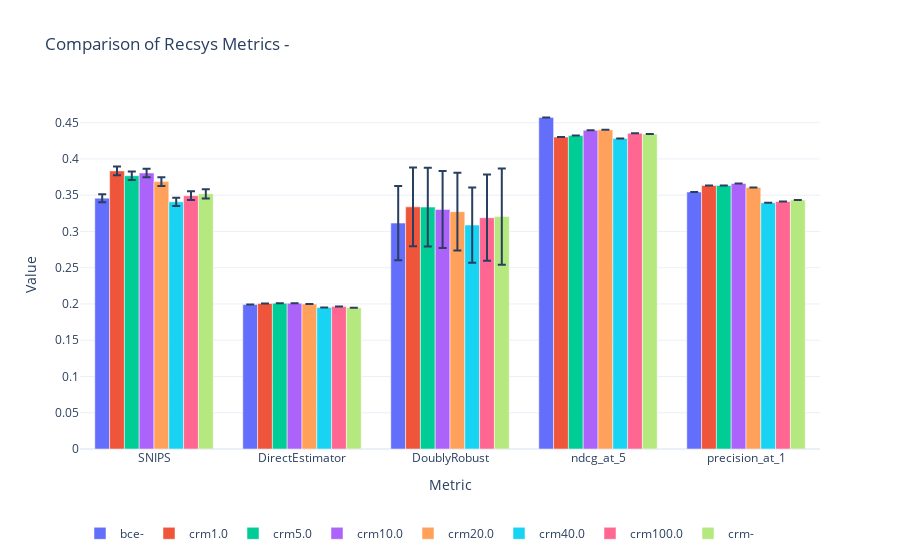

This figure's notebook cell:
### Code cell
columns  = ['SNIPS', 'DirectEstimator', 'DoublyRobust', 'ndcg_at_5', 'precision_at_1']
strategy = ''

data_metrics = df_results.set_index('name')#[(df_results['loss_function'] == strategy)]# .strategy.head()
confidence_metrics = get_confidente_metrics(data_metrics, columns)
plot_bar(data_metrics[columns], confidence = confidence_metrics, title="Comparison of Recsys Metrics - " + strategy)

### Figure 1 — Plotly figure (JSON) as saved in the notebook; plotly's stock layout.template omitted (floating-point values rounded to 4 significant figures)
{"data": [{"error_y": {"array": [0.005548, null, 0.05127, null, null], "type": "data"}, "name": "bce-", "type": "bar", "x": ["SNIPS", "DirectEstimator", "DoublyRobust", "ndcg_at_5", "precision_at_1"], "y": [0.3459, 0.1991, 0.3115, 0.4572, 0.3544]}, {"error_y": {"array": [0.00594, null, 0.05429, null, null], "type": "data"}, "name": "crm1.0", "type": "bar", "x": ["SNIPS", "DirectEstimator", "DoublyRobust", "ndcg_at_5", "precision_at_1"], "y": [0.3835, 0.2007, 0.3339, 0.4301, 0.3634]}, {"error_y": {"array": [0.005805, null, 0.0543, null, null], "type": "data"}, "name": "crm5.0", "type": "bar", "x": ["SNIPS", "DirectEstimator", "DoublyRobust", "ndcg_at_5", "precision_at_1"], "y": [0.3769, 0.2011, 0.3336, 0.4322, 0.3634]}, {"error_y": {"array": [0.005924, null, 0.05312, null, null], "type": "data"}, "name": "crm10.0", "type": "bar", "x": ["SNIPS", "DirectEstimator", "DoublyRobust", "ndcg_at_5", "precision_at_1"], "y": [0.3806, 0.2009, 0.3302, 0.4395, 0.366]}, {"error_y": {"array": [0.005927, null, 0.05358, null, null], "type": "data"}, "name": "crm20.0", "type": "bar", "x": ["SNIPS", "DirectEstimator", "DoublyRobust", "ndcg_at_5", "precision_at_1"], "y": [0.3687, 0.1999, 0.3273, 0.4401, 0.3607]}, {"error_y": {"array": [0.00561, null, 0.05188, null, null], "type": "data"}, "name": "crm40.0", "type": "bar", "x": ["SNIPS", "DirectEstimator", "DoublyRobust", "ndcg_at_5", "precision_at_1"], "y": [0.3408, 0.195, 0.3088, 0.4283, 0.3395]}, {"error_y": {"array": [0.006151, null, 0.05949, null, null], "type": "data"}, "name": "crm100.0", "type": "bar", "x": ["SNIPS", "DirectEstimator", "DoublyRobust", "ndcg_at_5", "precision_at_1"], "y": [0.3493, 0.1964, 0.3189, 0.4354, 0.3413]}, {"error_y": {"array": [0.006417, null, 0.06646, null, null], "type": "data"}, "name": "crm-", "type": "bar", "x": ["SNIPS", "DirectEstimator", "DoublyRobust", "ndcg_at_5", "precision_at_1"], "y": [0.3519, 0.1949, 0.3205, 0.4343, 0.3435]}], "layout": {"legend": {"orientation": "h", "y": -0.2}, "title": {"text": "Comparison of Recsys Metrics - "}, "xaxis": {"title": {"text": "Metric"}}, "yaxis": {"title": {"text": "Value"}}}}
